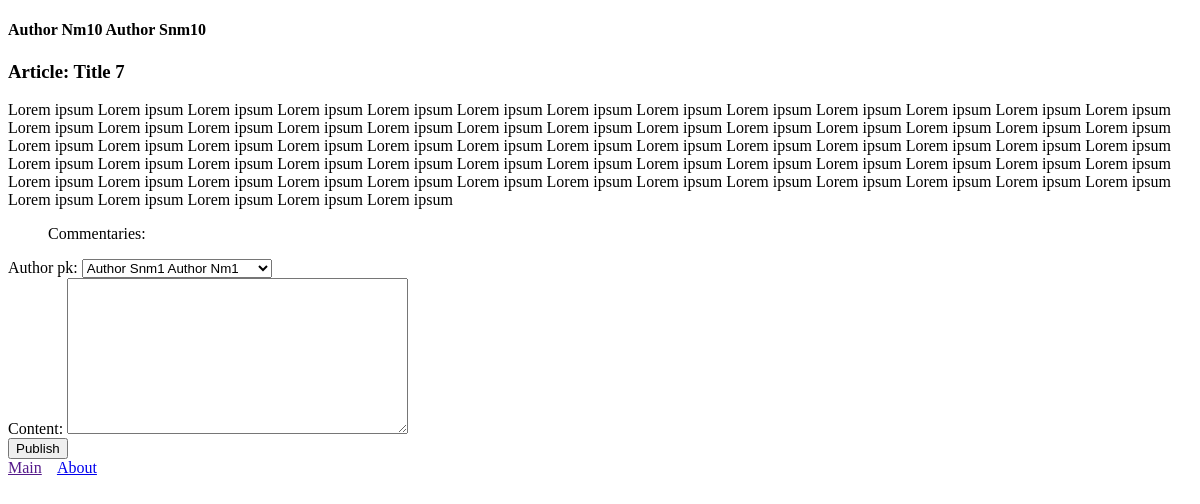
The app's page /get_article/88/, older data.
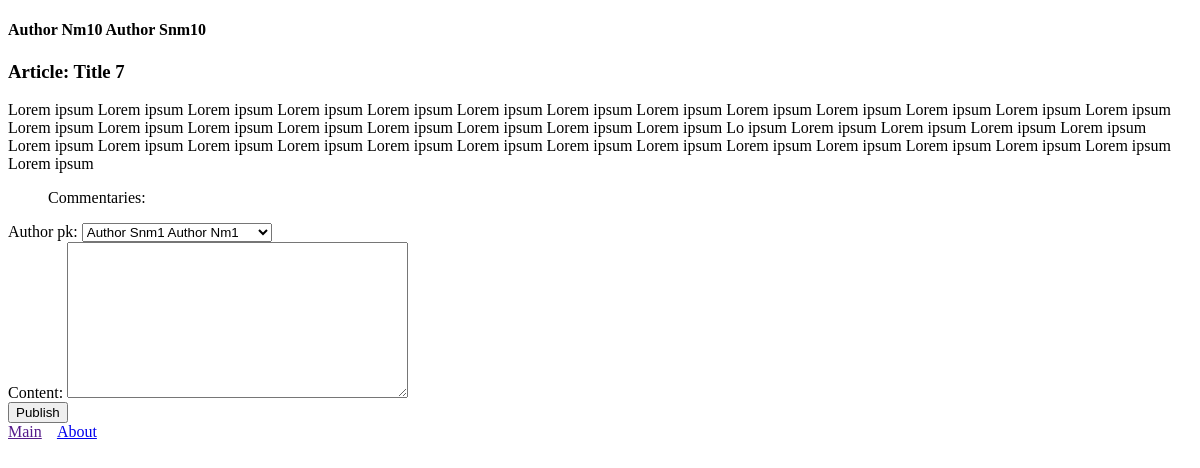
The same page, newer data.
### app001/models.py (models this page shows, shortened)
class Article(models.Model):
    title = models.CharField(max_length=200)
    content = models.TextField()
    author: Author = models.ForeignKey(Author, on_delete=models.CASCADE)
    category = models.CharField(max_length=100)
    views = models.IntegerField(default=0)
    publication_date = models.DateField(auto_now=True)
    published = models.BooleanField(default=False)

### app001/views.py (the view, shortened to what this page needs)
# urls.py: path('get_article/<int:article_id>/', views.add_commentary_form_simple, name='add_commentary_form_simple'),
def add_commentary_form_simple(request, article_id):
    article = get_object_or_404(Article, pk=article_id)
    author = get_object_or_404(Author, pk=article.author.pk)
    article.views += 1
    article.save()
    commentaries = Commentary.objects.filter(article=article)
    print(type(commentaries))
    context = {
        'article': article,
        'author': author,
        'commentaries': commentaries,
        'form': AddCommentary(),
        'button': 'Publish',
    }
    return render(request, 'app001/article.html', context)

### app001/forms.py
class AddCommentary(forms.Form):
    authors = [(f'{author.pk}', f'{author.surname} {author.name}')
               for author in Author.objects.all()]
    author_pk = forms.ChoiceField(choices=authors)
    content = forms.CharField(widget=forms.Textarea(attrs={'class': 'form-control'}))

### app001/templates/app001/article.html (shortened to what this page needs)
{% extends 'app001/base.html' %}
{% block content %}
<div>
    <h4>{{ author.name }} {{ author.surname }}</h4>
    <h3>Article: {{ article.title }}</h3>
    {{ article.content }}
    <ul>Commentaries:
    </ul>
</div>
<div>
    <form action="" method="post">
        {{ form.as_div }}
        <input type="submit" value="{{ button }}">
    </form>
</div>
<footer>
    <a href="">Main</a>&nbsp;&nbsp;&nbsp;
    <a href="about/">About</a>
</footer>
{% endblock %}

Row changes from the older to the newer data that the page shows:
changed Article "Title 7": content "…Lorem ipsum Lorem ipsum Lorem ipsum Lorem ipsum Lorem ipsum Lorem ipsum Lorem ipsum Lorem ipsum Lorem ipsum Lorem ipsum Lorem ipsum Lorem ipsum Lorem ipsum Lorem ipsum Lorem ipsum Lorem ipsum Lorem ipsum Lorem ipsum Lorem ipsum Lorem ipsum Lorem ipsum Lorem ipsum Lorem ipsum Lorem ipsum Lorem ipsum Lorem ipsum Lorem ipsum Lorem ipsum Lorem ipsum Lorem ipsum Lorem ipsum Lorem ipsum Lorem ipsum Lorem ipsum Lorem…" → "…Lorem ipsum Lorem ipsum Lo ipsum Lorem ipsum Lorem…"
